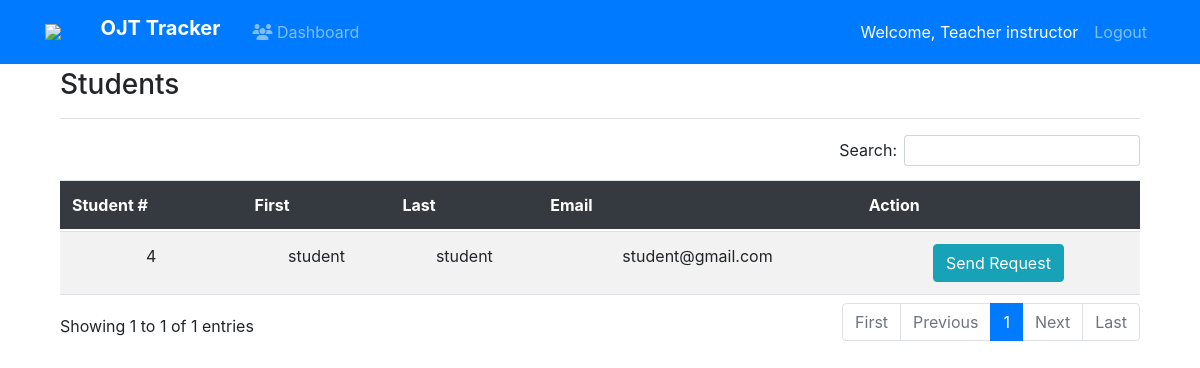
The page /teacher_manage (signed in) on the database as committed earlier.
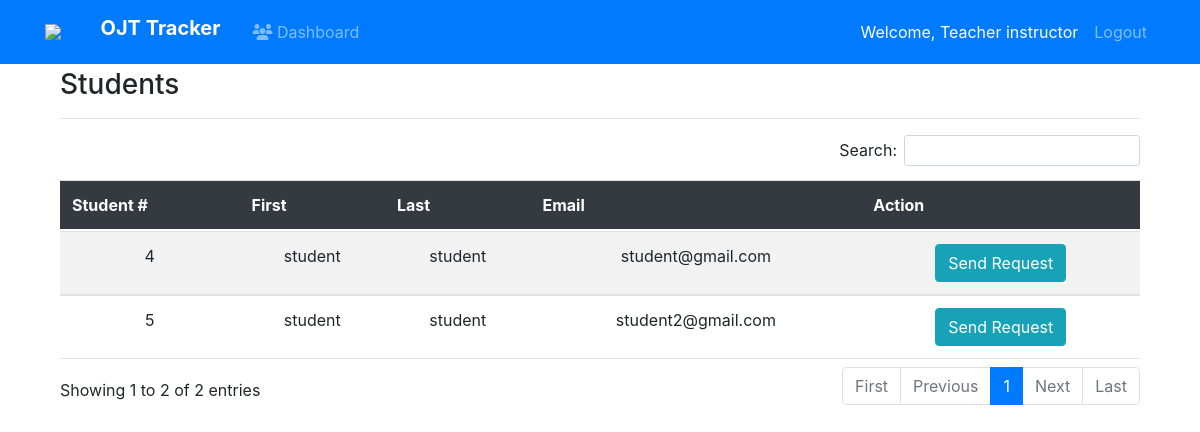
The same page on the database as committed later.
### accounts/models.py (models this page shows)
class CustomUser(AbstractUser):
    is_student = models.BooleanField(default=False)
    previous_day = models.DateField(null=True, blank=True)
    day_login = models.DateField(null=True, blank=True)
    is_switch = models.BooleanField(default=False)
    is_send = models.BooleanField(default=False)
    school_name = models.CharField(max_length=150, default='New Era')
    section_code = models.CharField(max_length=150, default='None')
    is_employee = models.BooleanField(default=False)
    is_teacher = models.BooleanField(default=False)
    teacher_students = models.ManyToManyField("self", blank=True)
    employee_students = models.ManyToManyField("self", blank=True)
    my_teacher = models.ForeignKey("self", blank=True, null=True, on_delete=models.CASCADE, related_name="student_teacher")
    my_employee = models.ForeignKey("self", blank=True, null=True, on_delete=models.CASCADE, related_name="student_employee")
    pending_employee = models.BooleanField(default=False)
    is_male = models.BooleanField(default=False)
    phone = models.CharField(max_length=20, null=True, blank=True)
    question = models.CharField(max_length=50, null=True, blank=True)
    answer = models.CharField(max_length=250, null=True, blank=True)
    is_student_approve = models.BooleanField(default=False)
    finish_approval = models.BooleanField(default=False)
    employer_student = models.ManyToManyField("self", blank=True)
    pending_teacher = models.BooleanField(default=False)
    accept_teacher = models.BooleanField(default=False)
    is_confirm_employer = models.BooleanField(default=False)

### blog/views.py (the view)
# urls.py: path('teacher_manage',views.teacher_manage,name='teacher_manage'),
@login_required
def teacher_manage(request):
    if request.user.is_teacher:
        if request.method == 'GET':
            username = request.user.username
            students = CustomUser.objects.filter(
                is_student=True, accept_teacher=False, pending_teacher=False)
            context = {
                'students': students
            }
            return render(
                request,
                'blog/teacher_manage.html',
                context
            )
    else:
        if request.user.is_employee:
            return redirect('/employee-home')
        if request.user.is_student:
            return redirect('/home')

### blog/templates/blog/teacher_manage.html (shortened to what this page needs)
 {% extends "blog/base.html"%}
{% block content %}
<head>
  <link rel="stylesheet" href="https://cdn.datatables.net/1.10.21/css/dataTables.bootstrap4.min.css">
</head>
<body style = "margin-top:5%">
      <div class="container">
        <div class="pb-2 pt-2 mb-3 border-bottom">
            <h3>Students</h3>
        </div>
          {% if students|length > 0 %}
        <table id="student" class="table table-striped dt-responsive text-center">
            <thead class="bg-dark text-white">
                <tr>
                  <th scope="col">Student #</th>
                  <th scope="col">First</th>
                  <th scope="col">Last</th>
                  <th scope="col">Email</th>
                  <th scope="col">Action</th>
                </tr>
              </thead>
              <tbody class="text-center">
              {% for student in students %}
                <tr>
                    <td>{{ student.id }}</td>
                    <td>{{ student.first_name}}</td>
                    <td>{{ student.last_name }}</td>
                    <td>{{ student.email }}</td>
                    <td>
                      <form action="{% url 'send_request' student.id %}" method="POST">
                        <button type="submit" class="btn btn-info bg-steel">Send Request</button>
                    </form>
                    </td>
                </tr>
                {% endfor %}
              </tbody>
        </table>
        {% else%}
            <h5 class="text-center mt-2">Empty students.</h5>
        {% endif %}
    </div>
</body>
{% endblock content%}

Rows that differ between the two databases and show on the page:
added CustomUser: id "5", first_name "student", last_name "student", email "student2@gmail.com"
Other text that changed with them:
text written by a page script: "Search: Showing 1 to 1 of 1 entries First Previous 1 Next Last" → "Search: Showing 1 to 2 of 2 entries First Previous 1 Next Last"
